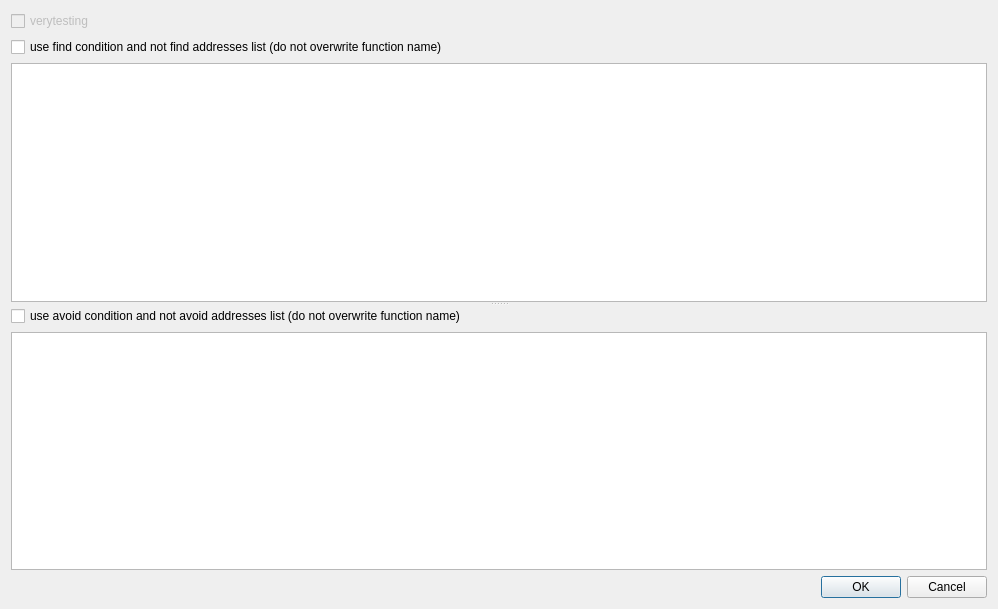
<?xml version="1.0" encoding="UTF-8"?>
<ui version="4.0">
 <class>IDAngrExecDialog</class>
 <widget class="QDialog" name="IDAngrExecDialog">
  <property name="geometry">
   <rect>
    <x>0</x>
    <y>0</y>
    <width>998</width>
    <height>609</height>
   </rect>
  </property>
  <property name="windowTitle">
   <string>Exec</string>
  </property>
  <layout class="QGridLayout" name="gridLayout_3">
   <item row="1" column="0">
    <widget class="QSplitter" name="splitter">
     <property name="orientation">
      <enum>Qt::Vertical</enum>
     </property>
     <widget class="QWidget" name="layoutWidget">
      <layout class="QGridLayout" name="gridLayout">
       <item row="0" column="0">
        <widget class="QCheckBox" name="useFindCondBox">
         <property name="text">
          <string>use find condition and not find addresses list (do not overwrite function name)</string>
         </property>
        </widget>
       </item>
       <item row="1" column="0">
        <widget class="QPlainTextEdit" name="findCondEdit">
         <property name="enabled">
          <bool>true</bool>
         </property>
        </widget>
       </item>
      </layout>
     </widget>
     <widget class="QWidget" name="layoutWidget">
      <layout class="QGridLayout" name="gridLayout_2">
       <item row="0" column="0">
        <widget class="QCheckBox" name="useAvoidCondBox">
         <property name="text">
          <string>use avoid condition and not avoid addresses list (do not overwrite function name)</string>
         </property>
        </widget>
       </item>
       <item row="1" column="0">
        <widget class="QPlainTextEdit" name="avoidCondEdit">
         <property name="enabled">
          <bool>true</bool>
         </property>
        </widget>
       </item>
      </layout>
     </widget>
    </widget>
   </item>
   <item row="2" column="0">
    <widget class="QDialogButtonBox" name="buttonBox">
     <property name="maximumSize">
      <size>
       <width>16777215</width>
       <height>48</height>
      </size>
     </property>
     <property name="orientation">
      <enum>Qt::Horizontal</enum>
     </property>
     <property name="standardButtons">
      <set>QDialogButtonBox::Cancel|QDialogButtonBox::Ok</set>
     </property>
    </widget>
   </item>
   <item row="0" column="0">
    <layout class="QHBoxLayout" name="horizontalLayout">
     <item>
      <widget class="QCheckBox" name="verytestingBox">
       <property name="enabled">
        <bool>false</bool>
       </property>
       <property name="text">
        <string>verytesting</string>
       </property>
      </widget>
     </item>
    </layout>
   </item>
  </layout>
 </widget>
 <resources/>
 <connections>
  <connection>
   <sender>buttonBox</sender>
   <signal>accepted()</signal>
   <receiver>IDAngrExecDialog</receiver>
   <slot>accept()</slot>
   <hints>
    <hint type="sourcelabel">
     <x>248</x>
     <y>254</y>
    </hint>
    <hint type="destinationlabel">
     <x>157</x>
     <y>274</y>
    </hint>
   </hints>
  </connection>
  <connection>
   <sender>buttonBox</sender>
   <signal>rejected()</signal>
   <receiver>IDAngrExecDialog</receiver>
   <slot>reject()</slot>
   <hints>
    <hint type="sourcelabel">
     <x>316</x>
     <y>260</y>
    </hint>
    <hint type="destinationlabel">
     <x>286</x>
     <y>274</y>
    </hint>
   </hints>
  </connection>
 </connections>
</ui>
